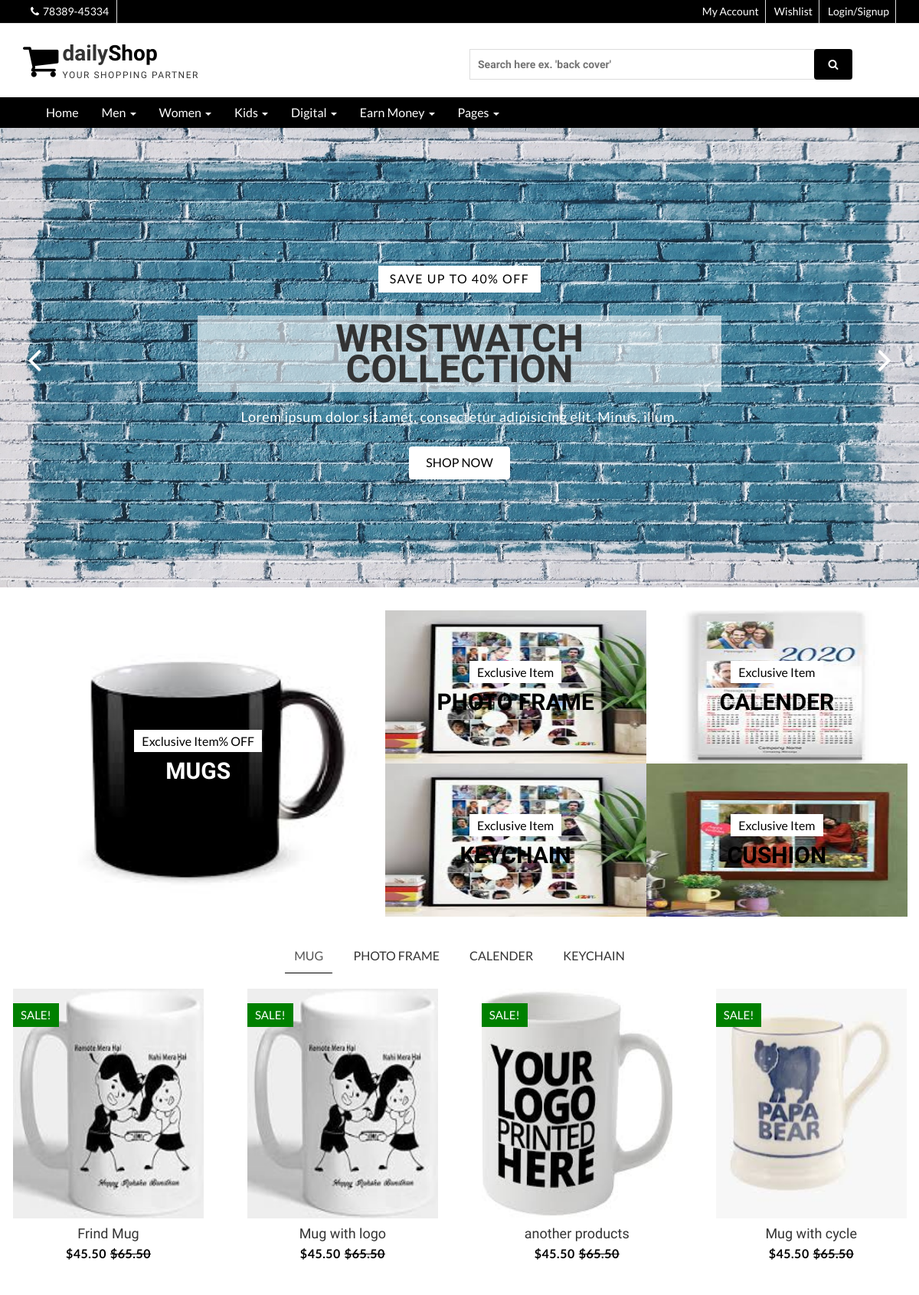
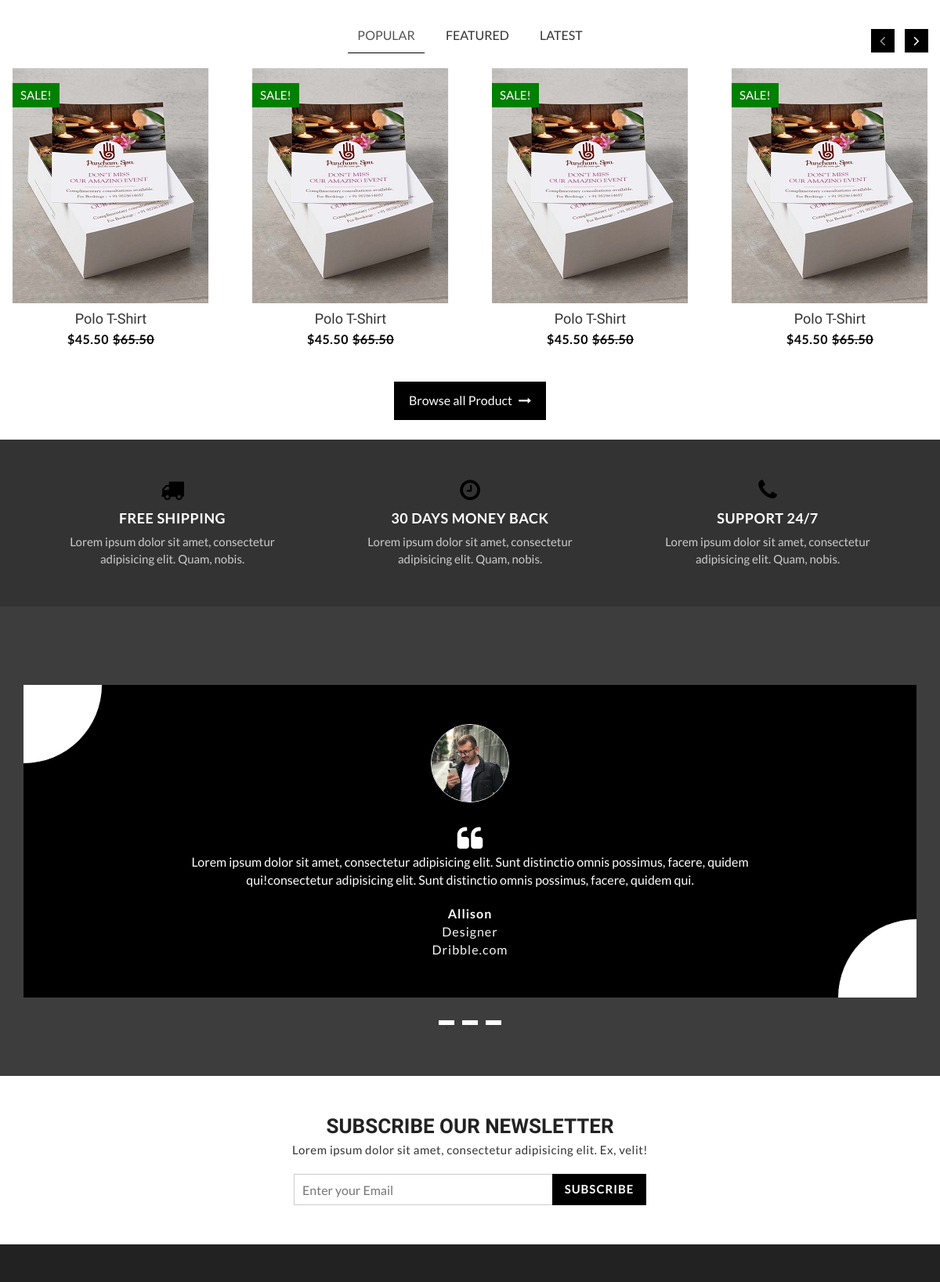
The page / (upper part) on the database its author committed (2 pictures, top to bottom).
### tables this page shows
CREATE TABLE `category` (
  `id` int(11) NOT NULL,
  `name` varchar(255) NOT NULL,
  `image` varchar(255) NOT NULL,
  `off` int(10) NOT NULL,
  `tag` text NOT NULL,
  `status` enum('1','0') NOT NULL,
  `created` timestamp NOT NULL DEFAULT current_timestamp()
);

CREATE TABLE `products` (
  `id` int(11) NOT NULL,
  `cid` int(9) NOT NULL,
  `name` varchar(255) NOT NULL,
  `image` text NOT NULL,
  `price` int(11) NOT NULL,
  `sell_price` int(11) NOT NULL,
  `shot_desc` varchar(255) NOT NULL,
  `long_desc` text NOT NULL,
  `created` timestamp NOT NULL DEFAULT current_timestamp(),
  `status` enum('1','0') NOT NULL
);

### index.php (the view, shortened to what this page needs)
<?php include('header.php');
?>
  <section id="aa-slider">
    <div class="aa-slider-area">
      <div id="sequence" class="seq">
        <div class="seq-screen">
          <ul class="seq-canvas">
            <li>
              <div class="seq-model">
              </div>
              <div class="seq-title">
               <span data-seq>Save Up to 75% Off</span>
                <a data-seq href="#" class="aa-shop-now-btn aa-secondary-btn">SHOP NOW</a>
              </div>
            </li>
            <li>
              <div class="seq-model">
                <img data-seq src="img/main-banner2.jpg" alt="Wristwatch slide img" />
              </div>
              <div class="seq-title">
                <span data-seq>Save Up to 40% Off</span>
                <h2 data-seq>Wristwatch Collection</h2>
                <p data-seq>Lorem ipsum dolor sit amet, consectetur adipisicing elit. Minus, illum.</p>
                <a data-seq href="#" class="aa-shop-now-btn aa-secondary-btn">SHOP NOW</a>
              </div>
            </li>
            <li>
              <div class="seq-model">
              </div>
              <div class="seq-title">
                <span data-seq>Save Up to 75% Off</span>
                <a data-seq href="#" class="aa-shop-now-btn aa-secondary-btn">SHOP NOW</a>
              </div>
            </li>
            <li>
              <div class="seq-model">
              </div>
              <div class="seq-title">
                <span data-seq>Save Up to 75% Off</span>
                <a data-seq href="#" class="aa-shop-now-btn aa-secondary-btn">SHOP NOW</a>
              </div>
            </li>
             <li>
              <div class="seq-model">
              </div>
              <div class="seq-title">
                <span data-seq>Save Up to 50% Off</span>
                <a data-seq href="#" class="aa-shop-now-btn aa-secondary-btn">SHOP NOW</a>
              </div>
            </li>
          </ul>
        </div>
        <fieldset class="seq-nav" aria-controls="sequence" aria-label="Slider buttons">
          <a type="button" class="seq-prev" aria-label="Previous"><span class="fa fa-angle-left"></span></a>
          <a type="button" class="seq-next" aria-label="Next"><span class="fa fa-angle-right"></span></a>
        </fieldset>
      </div>
    </div>
  </section>
  <section id="aa-promo">
    <div class="container">
      <div class="row">
        <div class="col-md-12">
          <div class="aa-promo-area">
            <div class="row">
              <div class="col-md-5 no-padding">
                <?php
                  $query1 = mysqli_query($conn, "SELECT * FROM category WHERE off > 60 LIMIT 1");
                  $mData = mysqli_fetch_assoc($query1);
                ?>
                 <a href="www.google.com">
                  <div class="aa-promo-left">
                    <div class="aa-promo-banner">
                        <img src="media/category/<?php echo $mData['image']?>" alt="img">
                        <div class="aa-prom-content">
                          <span><?php echo $mData['tag']?>% OFF</span>
                          <h4><a href="product.php?catID=<?php echo $mData['id']?>"><?php echo $mData['name'] ?></a></h4>
                        </div>
                    </div>
                  </div>
                  </a>
              </div>
              <div class="col-md-7 no-padding">
                <div class="aa-promo-right">
                <?php
                  $query2 = mysqli_query($conn, "SELECT * FROM category WHERE off < 60 LIMIT 4");
                  while($row=mysqli_fetch_assoc($query2)){
                ?>
                  <div class="aa-single-promo-right">
                    <div class="aa-promo-banner">
                      <img src="media/category/<?php echo $row['image']?>" alt="img">
                      <div class="aa-prom-content">
                        <span>Exclusive Item</span>
                        <h4 ><a href="product.php?catID=<?php echo $row['id']?>" style="color:#000 !important"><?php echo $row['name']?></a></h4>
                      </div>
                    </div>
                  </div>
                  <?php  }?>
                </div>
              </div>
            </div>
          </div>
        </div>
      </div>
    </div>
  </section>
  <section id="aa-product">
    <div class="container">
      <div class="row">
        <div class="col-md-12">
          <div class="row">
            <div class="aa-product-area">
              <div class="aa-product-inner">
                 <ul class="nav nav-tabs aa-products-tab">
                    <li class="active"><a href="#mug" data-toggle="tab">Mug</a></li>
                    <li><a href="#photo_frame" data-toggle="tab">Photo Frame</a></li>
                    <li><a href="#calender" data-toggle="tab">Calender</a></li>
                    <li><a href="#keychain" data-toggle="tab">Keychain</a></li>
                  </ul>
                  <div class="tab-content">
                    <div class="tab-pane fade in active" id="mug">
                      <ul class="aa-product-catg">
                        <?php
                          $res = mysqli_query($conn, "SELECT * FROM products where `cid` = '1' limit 4");
                          while($row=mysqli_fetch_assoc($res)){
                        ?>
                        <li style="border:1px solid #fff">
                          <figure>
                            <a class="aa-product-img responsive" href="product-detail.php?pid=<?php echo $row['id']?>"><img src="media/product/<?php echo $row['image']?>" style="background-position:cover"  width="250px" height="300px" alt="polo shirt img"></a>
                              <figcaption>
                              <h4 class="aa-product-title"><a href="#"><?php echo $row['name']?></a></h4>
                              <span class="aa-product-price">$45.50</span><span class="aa-product-price"><del>$65.50</del></span>
                            </figcaption>
                          </figure>
                          <span class="aa-badge aa-sale" href="#">SALE!</span>
                        </li>
                        <?php }?>
                      </ul>
                    </div>
                  </div>
              </div>
            </div>
          </div>
        </div>
      </div>
    </div>
  </section>
  <section id="aa-popular-category">
    <div class="container">
      <div class="row">
        <div class="col-md-12">
          <div class="row">
            <div class="aa-popular-category-area">
             <ul class="nav nav-tabs aa-products-tab">
                <li class="active"><a href="#popular" data-toggle="tab">Popular</a></li>
                <li><a href="#featured" data-toggle="tab">Featured</a></li>
                <li><a href="#latest" data-toggle="tab">Latest</a></li>
              </ul>
              <div class="tab-content">
                <div class="tab-pane fade in active" id="popular">
                  <ul class="aa-product-catg aa-popular-slider">
                    <?php for($i=1;$i<=8;$i++){ ?>
                      <li>
                        <figure>
                          <a class="aa-product-img" href="#"><img src="img/poster.jpg" alt="polo shirt img"></a>
                          <figcaption>
                            <h4 class="aa-product-title"><a href="#">Polo T-Shirt</a></h4>
                            <span class="aa-product-price">$45.50</span><span class="aa-product-price"><del>$65.50</del></span>
                          </figcaption>
                        </figure>
                        <span class="aa-badge aa-sale" href="#">SALE!</span>
                      </li>
                    <?php }?>
                  </ul>
                  <a class="aa-browse-btn" href="product.php?catID=1">Browse all Product <span class="fa fa-long-arrow-right"></span></a>
                </div>
              </div>
            </div>
          </div>
        </div>
      </div>
    </div>
  </section>
  <section id="aa-support">
    <div class="container">
      <div class="row">
        <div class="col-md-12">
          <div class="aa-support-area">
            <div class="col-md-4 col-sm-4 col-xs-12">
              <div class="aa-support-single">
                <span class="fa fa-truck"></span>
                <h4>FREE SHIPPING</h4>
                <P>Lorem ipsum dolor sit amet, consectetur adipisicing elit. Quam, nobis.</P>
              </div>
            </div>
            <div class="col-md-4 col-sm-4 col-xs-12">
              <div class="aa-support-single">
                <span class="fa fa-clock-o"></span>
                <h4>30 DAYS MONEY BACK</h4>
                <P>Lorem ipsum dolor sit amet, consectetur adipisicing elit. Quam, nobis.</P>
              </div>
            </div>
            <div class="col-md-4 col-sm-4 col-xs-12">
              <div class="aa-support-single">
                <span class="fa fa-phone"></span>
                <h4>SUPPORT 24/7</h4>
                <P>Lorem ipsum dolor sit amet, consectetur adipisicing elit. Quam, nobis.</P>
              </div>
            </div>
          </div>
        </div>
      </div>
    </div>
  </section>
  <section id="aa-testimonial">
    <div class="container">
      <div class="row">
        <div class="col-md-12">
          <div class="aa-testimonial-area">
            <ul class="aa-testimonial-slider">
              <li>
                <div class="aa-testimonial-single">
                <img class="aa-testimonial-img" src="img/user.jpg" alt="testimonial img">
                  <span class="fa fa-quote-left aa-testimonial-quote"></span>
                  <p>Lorem ipsum dolor sit amet, consectetur adipisicing elit. Sunt distinctio omnis possimus, facere, quidem qui!consectetur adipisicing elit. Sunt distinctio omnis possimus, facere, quidem qui.</p>
                  <div class="aa-testimonial-info">
                    <p>Allison</p>
                    <span>Designer</span>
                    <a href="#">Dribble.com</a>
                  </div>
                </div>
              </li>
            </ul>
          </div>
        </div>
      </div>
    </div>
  </section>
  <?php include('footer.php');?>

### header.php (shortened to what this page needs)
<!DOCTYPE html>
<html lang="en">
  <head>
    <link href="css/font-awesome.css" rel="stylesheet">
    <link href="css/bootstrap.css" rel="stylesheet">
    <link href="css/jquery.smartmenus.bootstrap.css" rel="stylesheet">
    <link rel="stylesheet" type="text/css" href="css/jquery.simpleLens.css">
    <link rel="stylesheet" type="text/css" href="css/slick.css">
    <link rel="stylesheet" type="text/css" href="css/nouislider.css">
    <link id="switcher" href="css/theme-color/default-theme.css" rel="stylesheet">
    <link href="css/sequence-theme.modern-slide-in.css" rel="stylesheet" media="all">
    <link rel="stylesheet" href="nice-number.css">
    <link href="css/style.css" rel="stylesheet">
  </head>
  <body>
  <header id="aa-header" >
    <div class="aa-header-top" >
      <div class="container">
        <div class="row">
          <div class="col-md-12">
            <div class="aa-header-top-area">
              <div class="aa-header-top-left">
                <div class="cellphone hidden-xs">
                  <p><span class="fa fa-phone"></span>78389-45334</p>
                </div>
              </div>
              <div class="aa-header-top-right">
                <ul class="aa-head-top-nav-right">
                  <li><a href="#">My Account</a></li>
                  <li class="hidden-xs"><a href="#">Wishlist</a></li>
                  <?php if(isset($_SESSION['user']['login'])){
                      echo "<li><a href='logout.php' >logout</a></li>";
                      echo "<li><a href='user_order.php' >Your Order</a></li>";
                  }else{
                    echo "<li><a href='register.php' >Login/Signup</a></li>";
                  } ?>
                </ul>
              </div>
            </div>
          </div>
        </div>
      </div>
    </div>
    <div class="aa-header-bottom">
      <div class="container">
        <div class="row">
          <div class="col-md-12">
            <div class="aa-header-bottom-area">
              <div class="aa-logo">
                <a href="index.php">
                  <span class="fa fa-shopping-cart"></span>
                  <p>daily<strong>Shop</strong> <span>Your Shopping Partner</span></p>
                </a>
              </div>
              <div class="aa-search-box">
                <form action="search.php" method="POST">
                  <input type="text" name="search"  placeholder="Search here ex. 'back cover' " style="font-weight: bold;">
                  <button type="submit"  class="btn" style="background-color:#000"><span class="fa fa-search"></span></button>
                </form>
              </div>
            </div>
          </div>
        </div>
      </div>
    </div>
  </header>
  <section id="menu" style="background-color:#000">
    <div class="container">
      <div class="menu-area">
        <div class="navbar navbar-default" role="navigation">
          <div class="navbar-collapse collapse">
            <ul class="nav navbar-nav">
              <li><a href="index.php">Home</a></li>
              <li><a href="#">Men <span class="caret"></span></a>
              </li>
              <li><a href="#">Women <span class="caret"></span></a>
              </li>
              <li><a href="#">Kids <span class="caret"></span></a>
              </li>
             <li><a href="#">Digital <span class="caret"></span></a>
              </li>
              <li><a href="#">Earn Money  <span class="caret"></span></a>
              </li>
              <li><a href="#">Pages <span class="caret"></span></a>
              </li>
            </ul>
          </div>
        </div>
      </div>
    </div>
  </section>

### footer.php (shortened to what this page needs)
<section id="aa-subscribe">
    <div class="container">
      <div class="row">
        <div class="col-md-12">
          <div class="aa-subscribe-area">
            <h3>Subscribe our newsletter </h3>
            <p>Lorem ipsum dolor sit amet, consectetur adipisicing elit. Ex, velit!</p>
            <form action="" class="aa-subscribe-form">
              <input type="email" name="" id="" placeholder="Enter your Email">
              <input type="submit" value="Subscribe">
            </form>
          </div>
        </div>
      </div>
    </div>
  </section>
  <footer id="aa-footer">
    <div class="aa-footer-top">
    </div>
  </footer>
  </body>
</html>

### css/theme-color/default-theme.css (style rules this page uses)
h2 { color: #000; }
.aa-secondary-btn { color: #000; }
.aa-browse-btn { background-color: #000; border: 1px solid #000; }
#aa-header .aa-header-bottom .aa-header-bottom-area .aa-logo a > span { color: #000; }
#aa-header .aa-header-bottom .aa-header-bottom-area .aa-logo a strong { color: #000; }
#aa-header .aa-header-bottom .aa-header-bottom-area .aa-search-box button { background-color: #000; }
#menu { background-color: #000; }
#aa-slider .aa-slider-area .seq-title span { color: #000; }
#aa-promo .aa-promo-area .aa-promo-banner .aa-prom-content span { color: #000; }
.aa-products-tab li.active a { border-bottom: 1px solid #000 !important; }
.aa-product-catg li .aa-product-price { color: #000; }
#aa-support .aa-support-area .aa-support-single span { color: #000; }
#aa-testimonial .aa-testimonial-area .aa-testimonial-slider li.slick-active { background-color: #000; }
#aa-subscribe .aa-subscribe-area .aa-subscribe-form input[type="submit"] { background: #000 none repeat scroll 0 0; border: 1px solid #000; }

### rows shown on the page
category: image (picture), tag "Exclusive Item", name "MUGS"
category: image (picture), name "PHOTO FRAME"
category: image (picture), name "CALENDER"
category: image (picture), name "KEYCHAIN"
category: image (picture), name "CUSHION"
products: image (picture), name "Frind Mug"
products: image (picture), name "Mug with logo"
products: image (picture), name "another products"
products: image (picture), name "Mug with cycle"
